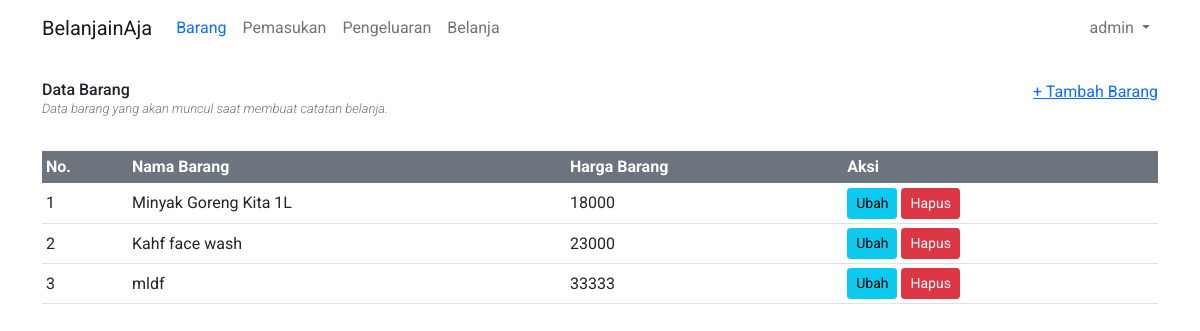
The page /belanjainaja/item/ (signed in) on the database its author committed.
### belanjainaja/models.py (models this page shows)
class Item(models.Model):
    name = models.CharField(max_length=50, unique=True)
    price = models.IntegerField()

### belanjainaja/views/item/__init__.py (the view)
# urls.py: path("", views.index, name="index"),
@login_required
def index(request):
    latest_item_list = Item.objects.all()
    context = {
        "latest_item_list": latest_item_list
    }
    return render(request, "belanjainaja/item/index.html", context=context)

### belanjainaja/templates/belanjainaja/item/index.html (shortened to what this page needs)
{% extends "belanjainaja/base.html" %}
{% block content %}
<div class="d-flex justify-content-between mb-3">
  <div>
    <h6 class="mb-0">Data Barang</h6>
    <p class="text-secondary mt-0 fst-italic fw-light" style="font-size: 13px;">Data barang yang akan muncul saat
      membuat catatan belanja.</p>
  </div>
  <a href="{% url 'belanja:item.create' %}">+ Tambah Barang</a>
</div>
{% if not latest_item_list %}
<p>data not available.</p>
{% else %}
<div class="table-responsive">
  <table class="table table-sm align-middle">
    <thead class="bg-secondary text-white">
      <tr>
        <th>No.</th>
        <th>Nama Barang</th>
        <th>Harga Barang</th>
        <th>Aksi</th>
      </tr>
    </thead>
    <tbody class="table-group-divider">
      {% for item in latest_item_list %}
      <tr>
        <td scope="row">{{forloop.counter}}</td>
        <td>{{item.name}}</td>
        <td>{{item.price}}</td>
        <td class="d-flex justify-center align-items-center">
          <a href="{% url 'belanja:item.update' item.id %}" class="btn btn-sm btn-info me-1">Ubah</a>
          <form action="{% url 'belanja:item.delete' item.id %}" method="POST" class="mb-0">
            <button type="submit" class="btn btn-sm btn-danger">Hapus</button>
          </form>
        </td>
      </tr>
      {% endfor %}
    </tbody>
  </table>
</div>
{% endif %}
{% endblock %}

### belanjainaja/templates/belanjainaja/profile-actions.html (shortened to what this page needs)
<a class="nav-link dropdown-toggle" id="profileDropdown" role="button" data-bs-toggle="dropdown" aria-expanded="false">
  {{request.user.username}}
</a>

### belanjainaja/static/belanjainaja/style.css (style rules this page uses)
body { padding: 0; margin: 0; font-family: 'Roboto'; }

### belanjainaja/templates/belanjainaja/base.html (style rules this page uses)
body { padding: 0; margin: 0; font-family: 'Roboto'; }

### rows shown on the page
Item: name "Minyak Goreng Kita 1L", price "18000"
Item: name "Kahf face wash", price "23000"
Item: name "mldf", price "33333"

### other values the page prints
{{ request.user.username }} "admin"
